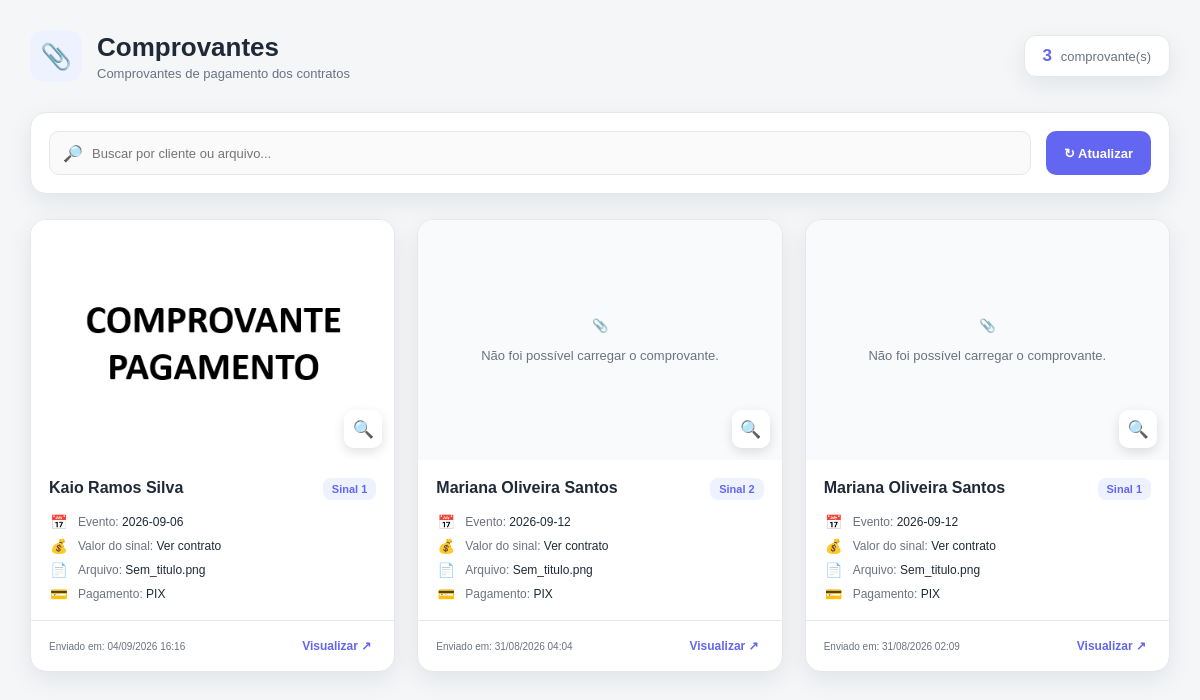
The app's page /comprovantes (signed in) with its own data.
### app.py (models this page shows)
class Comprovante(db.Model):
    __tablename__ = "comprovantes"
    id = db.Column(
        db.Integer,
        primary_key=True
    )
    contrato_id = db.Column(
        db.Integer,
        db.ForeignKey("contratos.id"),
        nullable=False
    )
    salao_id = db.Column(
        db.Integer,
        db.ForeignKey("saloes.id"),
        nullable=False
    )
    sinal_index = db.Column(
        db.Integer,
        nullable=False,
        default=0
    )
    nome_arquivo = db.Column(
        db.String(255),
        nullable=False
    )
    caminho_arquivo = db.Column(
        db.String(500),
        nullable=False
    )
    criado_em = db.Column(
        db.DateTime,
        server_default=db.func.current_timestamp()
    )
    contrato = db.relationship(
        "Contrato",
        backref="comprovantes",
        lazy=True
    )

class Contrato(db.Model):
    __tablename__ = "contratos"
    id = db.Column(db.Integer, primary_key=True)
    salao_id = db.Column(
        db.Integer,
        db.ForeignKey("saloes.id"),
        nullable=False
    )
    cliente = db.Column(db.String(150))
    telefone = db.Column(db.String(30))
    email = db.Column(db.String(150))
    cpf = db.Column(db.String(20))
    aniversariante = db.Column(db.String(150))
    data_evento = db.Column(db.String(20))
    data_aniversario = db.Column(db.String(20))
    hora_inicio = db.Column(db.String(10))
    hora_fim = db.Column(db.String(10))
    responsavel1 = db.Column(db.String(150))
    responsavel2 = db.Column(db.String(150))
    convidados = db.Column(db.Integer)
    pacote = db.Column(db.String(100))
    convidado_extra = db.Column(db.Boolean, default=False)
    qtd_extra = db.Column(db.Integer, default=0)
    valor_extra = db.Column(db.Float, default=0)
    forma_pagamento = db.Column(db.String(50))
    desconto = db.Column(db.String(20))
    valor_total = db.Column(db.Float)
    valor_pago = db.Column(db.Float)
    valor_restante = db.Column(db.Float)
    sinais = db.Column(db.Text)
    observacoes = db.Column(db.Text)
    status = db.Column(
        db.String(30),
        default="Aberto"
    )
    criado_em = db.Column(
    db.DateTime,
    server_default=db.func.current_timestamp()
)
    dados_contrato = db.Column(db.Text)

### app.py (the view)
@app.route("/comprovantes")
def comprovantes():
    if "salao_id" not in session:
        return redirect("/login")
    lista = Comprovante.query.filter_by(
        salao_id=session["salao_id"]
    ).order_by(
        Comprovante.criado_em.desc()
    ).all()
    return render_template(
        "comprovantes.html",
        comprovantes=lista
    )

### templates/comprovantes.html (shortened to what this page needs)
<!DOCTYPE html>
<html lang="pt-BR">
<head>
</head>
<body>
<div class="container">
    <header class="page-header">
        <div class="titulo-area">
            <div class="icone-titulo">
                📎
            </div>
            <div>
                <h1>
                    Comprovantes
                </h1>
                <p>
                    Comprovantes de pagamento
                    dos contratos
                </p>
            </div>
        </div>
        <div class="contador">
            <strong>
                {{ comprovantes|length }}
            </strong>
            comprovante(s)
        </div>
    </header>
    {% if comprovantes %}
    <div class="filtros">
        <div class="campo-busca">
            <span>
                🔎
            </span>
            <input
                type="text"
                id="campoBusca"
                placeholder="Buscar por cliente ou arquivo..."
                autocomplete="off"
            >
        </div>
        <button
            type="button"
            class="btn-atualizar"
            onclick="window.location.reload()"
        >
            ↻ Atualizar
        </button>
    </div>
    <div
        class="grid-comprovantes"
        id="gridComprovantes"
    >
        {% for comprovante in comprovantes %}
        <div
            class="card-comprovante"
            data-busca="
                {{ comprovante.contrato.cliente|default('', true)|lower }}
                {{ comprovante.nome_arquivo|default('', true)|lower }}
            "
        >
            <div
                class="imagem-area"
                onclick="abrirImagem(
                    '{{ url_for(
                        'static',
                        filename=comprovante.caminho_arquivo
                    ) }}'
                )"
            >
                <img
                    src="{{ url_for(
                        'static',
                        filename=comprovante.caminho_arquivo
                    ) }}"
                    alt="Comprovante de pagamento"
                    loading="lazy"
                    onerror="imagemErro(this)"
                >
                <div class="abrir-imagem">
                    🔍
                </div>
            </div>
            <div class="informacoes">
                <div class="linha-topo">
                    <div class="cliente">
                        {{ comprovante.contrato.cliente
                           or "Cliente não informado" }}
                    </div>
                    <div class="sinal-badge">
                        Sinal
                        {{ comprovante.sinal_index + 1 }}
                    </div>
                </div>
                <div class="dados">
                    <div class="dado">
                        <span class="icone">
                            📅
                        </span>
                        <span>
                            Evento:
                            <strong>
                                {{ comprovante.contrato.data_evento
                                   or "Não informado" }}
                            </strong>
                        </span>
                    </div>
                    <div class="dado">
                        <span class="icone">
                            💰
                        </span>
                        <span>
                            Valor do sinal:
                            <strong
                                class="valor-sinal"
                                data-contrato-id="
                                    {{ comprovante.contrato_id }}
                                "
                                data-sinal-index="
                                    {{ comprovante.sinal_index }}
                                "
                            >
                                Ver contrato
                            </strong>
                        </span>
                    </div>
                    <div class="dado">
                        <span class="icone">
                            📄
                        </span>
                        <span>
                            Arquivo:
                            <strong>
                                {{ comprovante.nome_arquivo }}
                            </strong>
                        </span>
                    </div>
                    <div class="dado">
                        <span class="icone">
                            💳
                        </span>
                        <span>
                            Pagamento:
                            <strong>
                                {{ comprovante.contrato.forma_pagamento
                                   or "Não informado" }}
                            </strong>
                        </span>
                    </div>
                </div>
            </div>
            <div class="card-footer">
                <span class="data-upload">
                    Enviado em:
                    {% if comprovante.criado_em %}
                        {{ comprovante.criado_em.strftime(
                            "%d/%m/%Y %H:%M"
                        ) }}
                    {% else %}
                        Não informado
                    {% endif %}
                </span>
                <button
                    type="button"
                    class="btn-visualizar"
                    onclick="abrirImagem(
                        '{{ url_for(
                            'static',
                            filename=comprovante.caminho_arquivo
                        ) }}'
                    )"
                >
                    Visualizar ↗
                </button>
            </div>
        </div>
        {% endfor %}
    </div>
    {% endif %}
</div>
</body>
</html>

### templates/comprovantes.html (style rules this page uses)
* { box-sizing: border-box; margin: 0; padding: 0; }
:root { --bg: #F4F6F8; --white: #FFFFFF; --panel: #FFFFFF; --border: #E5E7EB; --text: #1F2937; --muted: #6B7280; --primary: #6366F1; --primary-hover: #4F46E5; --success: #16A34A; --danger: #DC2626; --shadow: 0 8px 25px rgba( 15, 23, 42, 0.08 ); --radius: 16px; }
body { font-family: "Poppins", Arial, sans-serif; background: var(--bg); color: var(--text); min-height: 100vh; padding: 30px; }
.container { width: 100%; max-width: 1400px; margin: 0 auto; }
.page-header { display: flex; justify-content: space-between; align-items: center; gap: 20px; margin-bottom: 30px; }
.titulo-area { display: flex; align-items: center; gap: 15px; }
.icone-titulo { width: 52px; height: 52px; border-radius: 14px; display: flex; align-items: center; justify-content: center; background: #EEF2FF; font-size: 25px; }
.titulo-area h1 { font-size: 26px; font-weight: 700; color: var(--text); margin-bottom: 3px; }
.titulo-area p { color: var(--muted); font-size: 13px; }
.contador { background: var(--white); border: 1px solid var(--border); border-radius: 12px; padding: 10px 18px; font-size: 13px; color: var(--muted); box-shadow: var(--shadow); }
.contador strong { color: var(--primary); font-size: 17px; margin-right: 4px; }
.filtros { background: var(--white); border: 1px solid var(--border); border-radius: var(--radius); padding: 18px; margin-bottom: 25px; box-shadow: var(--shadow); display: flex; gap: 15px; align-items: center; flex-wrap: wrap; }
.campo-busca { position: relative; flex: 1; min-width: 250px; }
.campo-busca span { position: absolute; left: 14px; top: 50%; transform: translateY(-50%); font-size: 16px; color: var(--muted); }
.campo-busca input { width: 100%; height: 44px; border: 1px solid var(--border); border-radius: 10px; padding: 0 15px 0 42px; outline: none; font-family: inherit; font-size: 13px; color: var(--text); background: #FAFAFA; transition: 0.2s; }
.btn-atualizar { height: 44px; border: none; border-radius: 10px; padding: 0 18px; background: var(--primary); color: white; font-family: inherit; font-size: 13px; font-weight: 600; cursor: pointer; transition: 0.2s; }
.grid-comprovantes { display: grid; grid-template-columns: repeat( auto-fill, minmax( 300px, 1fr ) ); gap: 22px; }
.card-comprovante { background: var(--white); border: 1px solid var(--border); border-radius: var(--radius); overflow: hidden; box-shadow: var(--shadow); transition: transform 0.2s, box-shadow 0.2s; display: flex; flex-direction: column; }
.imagem-area { width: 100%; height: 240px; background: #F8FAFC; display: flex; align-items: center; justify-content: center; overflow: hidden; cursor: pointer; position: relative; }
.imagem-area img { width: 100%; height: 100%; object-fit: cover; transition: transform 0.25s; }
.abrir-imagem { position: absolute; right: 12px; bottom: 12px; width: 38px; height: 38px; border-radius: 10px; background: rgba( 255, 255, 255, 0.95 ); display: flex; align-items: center; justify-content: center; font-size: 17px; box-shadow: 0 4px 12px rgba( 0, 0, 0, 0.12 ); }
.informacoes { padding: 18px; flex: 1; }
.linha-topo { display: flex; justify-content: space-between; align-items: flex-start; gap: 10px; margin-bottom: 14px; }
.cliente { font-size: 16px; font-weight: 700; color: var(--text); line-height: 1.3; }
.sinal-badge { white-space: nowrap; background: #EEF2FF; color: var(--primary); border-radius: 8px; padding: 5px 9px; font-size: 11px; font-weight: 600; }
.dados { display: flex; flex-direction: column; gap: 8px; }
.dado { display: flex; align-items: center; gap: 9px; color: var(--muted); font-size: 12px; }
.dado .icone { width: 20px; text-align: center; font-size: 14px; }
.dado strong { color: var(--text); font-weight: 500; }
.card-footer { border-top: 1px solid var(--border); padding: 13px 18px; display: flex; justify-content: space-between; align-items: center; gap: 10px; }
.data-upload { color: var(--muted); font-size: 10px; }
.btn-visualizar { border: none; background: transparent; color: var(--primary); font-family: inherit; font-size: 12px; font-weight: 600; cursor: pointer; padding: 5px; }

### records on screen
Comprovante: caminho_arquivo (picture), contrato "Kaio Ramos Silva", comprovante.sinal_index+1 "1", contrato "2026-09-06", nome_arquivo "Sem_titulo.png", contrato "PIX", criado_em "04/09/2026 16:16"
Comprovante: contrato "Mariana Oliveira Santos", comprovante.sinal_index+1 "2", contrato "2026-09-12", nome_arquivo "Sem_titulo.png", contrato "PIX", criado_em "31/08/2026 04:04"
Comprovante: contrato "Mariana Oliveira Santos", comprovante.sinal_index+1 "1", contrato "2026-09-12", nome_arquivo "Sem_titulo.png", contrato "PIX", criado_em "31/08/2026 02:09"

### other values on screen
{{ comprovantes|length }} "3"
